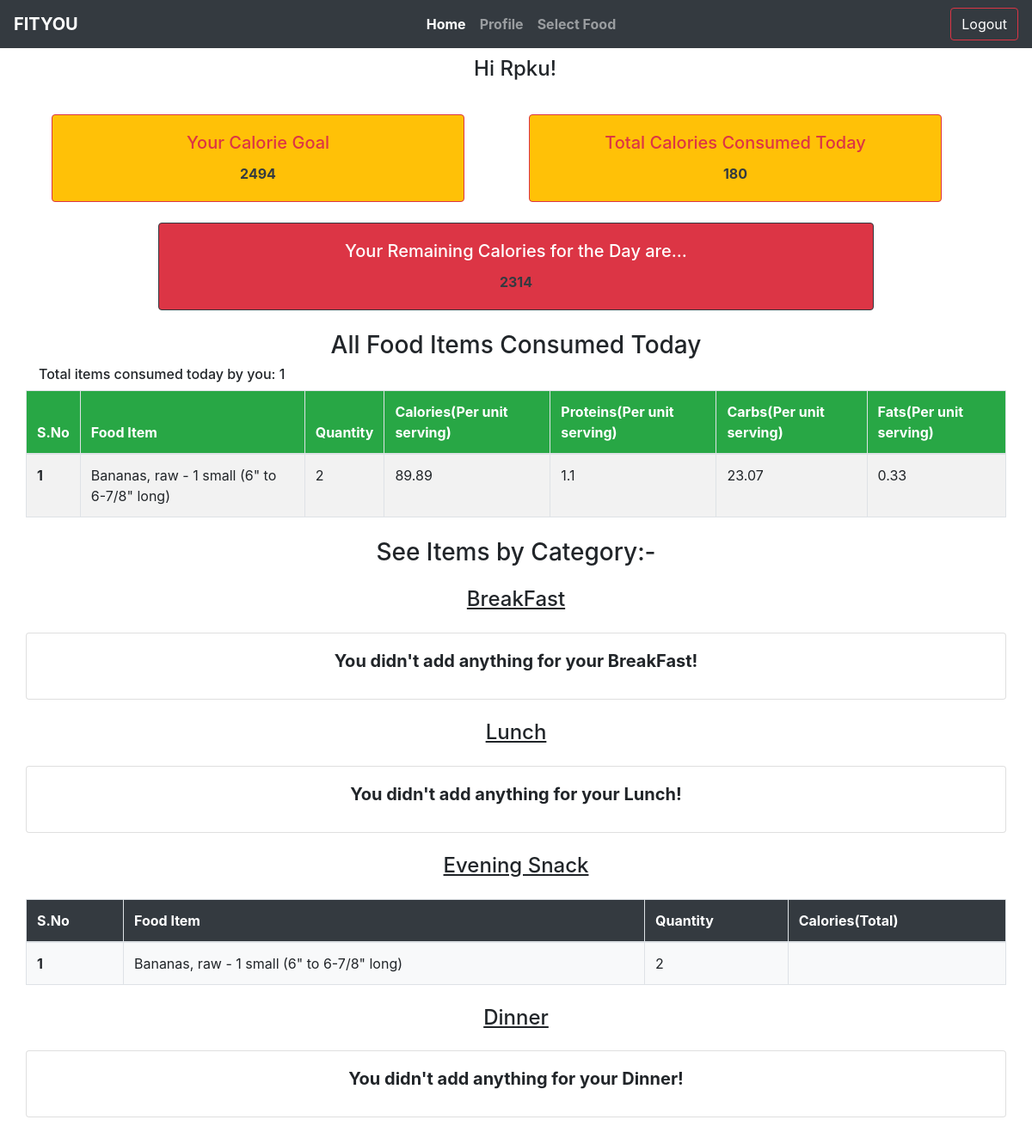
/ (signed in), run on the app's committed database.
### users/models.py (models this page shows, shortened)
class Profile(models.Model):
    user = models.OneToOneField(User,on_delete=models.CASCADE)
    image = models.ImageField(default="test.jpg",upload_to="user_pics")
    plan = models.ForeignKey(PlanCategory,on_delete=models.CASCADE,null=True)
    height = models.DecimalField(max_digits=5,decimal_places=2,validators=[validate_input],null=True)
    weight = models.DecimalField(max_digits=5,decimal_places=2,validators=[validate_input],null=True)
    gender = models.CharField(max_length=10,null=True)
    age = models.IntegerField(validators=[validate_input],null=True)
    lifestyle = models.CharField(max_length=50,null=True)
    calorie_goal = models.CharField(max_length=20,null=True)
    ideal_wt = models.CharField(max_length=30,null=True)
    target_wt = models.IntegerField(null=True)

### main_app/models.py (models this page shows, shortened)
class UserFoodItems(models.Model):
    user = models.ForeignKey(User,on_delete=models.CASCADE,null=True)
    name = models.CharField(max_length=100,null=True)
    meal_cat = models.ForeignKey(MealCategory,on_delete=models.CASCADE,null=True,default="BreakFast")
    quantity = models.PositiveIntegerField(default=0)
    calories = models.FloatField(default=0)
    fats = models.FloatField(null=True)
    proteins = models.FloatField(null=True)
    carbs = models.FloatField(null=True)
    date_added = models.DateField(default=timezone.now)
    class Meta:
        verbose_name = 'User Food Item'

### main_app/views.py (the view)
# urls.py: 2. Add a URL to urlpatterns:  path('', views.home, name='home')
@login_required(login_url='login')
def home(request):
    p_obj = Profile.objects.get(user=request.user)
    food_items = UserFoodItems.objects.filter(user=request.user,date_added=date.today())
    breakfast_items = UserFoodItems.objects.filter(user=request.user,date_added=date.today(),meal_cat=1)
    lunch_items = UserFoodItems.objects.filter(user=request.user,date_added=date.today(),meal_cat=2)
    eve_snack_items = UserFoodItems.objects.filter(user=request.user,date_added=date.today(),meal_cat=3)
    dinner_items = UserFoodItems.objects.filter(user=request.user,date_added=date.today(),meal_cat=4)
    prev_day = date.today()-timedelta(days=1)
    prev_day_items = UserFoodItems.objects.filter(user=request.user,date_added=prev_day)
    last_item_of_day = UserFoodItems.objects.filter(user=request.user).last()
    try:
        if date.today() > last_item_of_day.date_added and last_item_of_day.date_added == prev_day:
            cal_for_prevday = 0
            for i in prev_day_items:
                cal_for_prevday+=i.calories*i.quantity
            cal_for_prevday = round(cal_for_prevday)
            prev_day_obj = PastRecords.objects.filter(user=request.user).last()
            if prev_day_obj.date_of_record != prev_day:
                rec_obj = PastRecords(user=request.user,cal_goal=request.user.profile.calorie_goal,cal_consumed=cal_for_prevday,date_of_record=prev_day)
                rec_obj.save()
    except:
        pass
    cal_consumed = 0
    for i in food_items:
        cal_consumed+=(i.calories*i.quantity)
    cal_consumed = round(cal_consumed)
    msg = "Your Remaining Calories for the Day are..."
    try:
        cal_rem = int(p_obj.calorie_goal)-cal_consumed
        if cal_rem==0:
            msg = "Yayy!You have completed your goal for today...No any remaining calories!"
            cal_rem = ""
        if cal_rem<0:
            msg = "You have exceeded your calorie goal for today!"
            cal_rem = ""
        context = {'profile':p_obj,'cal_consumed':cal_consumed,'cal_rem':cal_rem,'food_items':food_items,'b_items':breakfast_items,'l_items':lunch_items,'eve_items':eve_snack_items,'din_items':dinner_items,'message':msg}
        return render(request,'main_app/home_page.html',context)
    except:
        return render(request,'main_app/home_page.html')

### main_app/templates/main_app/home_page.html (shortened to what this page needs)
{% extends 'main_app/index.html' %}
{% block main %}
<h4 class="text-center mt-4 line anim-typewriter">Hi {{ user.username }}!</h4>
<div class="row row-cols-1 row-cols-md-2 mt-4 container" style="margin: 0 auto;">
  <div class="col mb-6">
    <div class="card bg-warning border-danger zoom" style="max-width: 30rem;">
      <div class="card-body text-center text-danger">
        <h5 class="card-title">Your Calorie Goal</h5>
        <p class="card-text font-weight-bold text-dark">{{ user.profile.calorie_goal }}</p>
      </div>
    </div>
  </div>
  <div class="col mb-6">
    <div class="card bg-warning border-danger zoom" style="max-width: 30rem;">
      <div class="card-body text-center text-danger">
        <h5 class="card-title">Total Calories Consumed Today</h5>
        <p class="card-text font-weight-bold text-dark">{{ cal_consumed }}</p>
      </div>
    </div>
  </div>
</div>
<div class="container mt-4 text-center">
  <div class="card bg-danger border-dark text-white w-75 zoom" style="margin: 0 auto;" s>
    <div class="card-body">
      <h5 class="card-title">{{ message }}</h5>
      <p class="card-text font-weight-bold text-dark">{{ cal_rem }}</p>
    </div>
  </div>
</div>
<div class="text-center mt-4">
  <h3>All Food Items Consumed Today</h3>
</div>
{% if food_items %}
<div class="container">
  <h6>Total items consumed today by you: {{ food_items.count }}</h6>
</div>
<table class="table table-striped table-bordered container">
  <thead class="bg-success text-white">
    <tr>
      <th scope="col">S.No</th>
      <th scope="col">Food Item</th>
      <th scope="col">Quantity</th>
      <th scope="col">Calories(Per unit serving)</th>
      <th scope="col">Proteins(Per unit serving)</th>
      <th scope="col">Carbs(Per unit serving)</th>
      <th scope="col">Fats(Per unit serving)</th>
    </tr>
  </thead>
  <tbody>
    {% for i in food_items %}
    <tr>
      <th scope="row">{{ forloop.counter }}</th>
      <td>{{ i.name }}</td>
      <td>{{ i.quantity }}</td>
      <td>{{ i.calories }}</td>
      <td>{{ i.proteins }}</td>
      <td>{{ i.carbs }}</td>
      <td>{{ i.fats }}</td>
    </tr>
    {% endfor %}
  </tbody>
</table>
{% else %}
<div class="card mt-2 container text-center">
  <div class="card-body">
    <h5 class="card-title font-weight-bold">You have not added any food item yet!</h5>
  </div>
</div>
{% endif %}
<div class="text-center mt-4">
  <h3>See Items by Category:-</h3>
</div>
{% include 'main_app/food_items_table.html' with food_cat_items=b_items Category="BreakFast" %}
{% include 'main_app/food_items_table.html' with food_cat_items=l_items Category="Lunch" %}
{% include 'main_app/food_items_table.html' with food_cat_items=eve_items Category="Evening Snack" %}
{% include 'main_app/food_items_table.html' with food_cat_items=din_items Category="Dinner" %}
{% endblock main %}

### main_app/templates/main_app/food_items_table.html
<div class="container my-4 text-center">
    <h4><u>{{ Category }}</u></h4>
</div>
{% if food_cat_items %}
  <table class="table table-bordered table-hover container">
    <thead class="bg-dark text-white">
      <tr>
        <th scope="col">S.No</th>
        <th scope="col">Food Item</th>
        <th scope="col">Quantity</th>
        <th scope="col">Calories(Total)</th>
      </tr>
    </thead>
    <tbody class="bg-light">
      {% for i in food_cat_items %}
      <tr class="values">
        <th scope="row">{{ forloop.counter }}</th>
        <td>{{ i.name }}</td>
        <td id="quans">{{ i.quantity }}</td>
        <td id="cals">{{ i.calories }}</td>
      </tr>
      {% endfor %}
    </tbody>
  </table>
  {% else %}
  <div class="card my-4 container text-center">
    <div class="card-body">
      <h5 class="card-title font-weight-bold">You didn't add anything for your {{ Category }}!</h5>
    </div>
  </div>
  {% endif %}

### main_app/static/css/style.css (style rules this page uses)
body { margin: 0; padding: 0; }
.zoom { transition: transform .5s; }

### main_app/templates/main_app/home_page.html (style rules this page uses)
.line { border-right: 2px solid black; margin: 0 auto; width: 6.5em; text-align: center; white-space: nowrap; overflow: hidden; transform: translateY(-50%); }
.anim-typewriter { animation: typewriter 2.5s steps(44) 1s 1 normal both, blinkTextCursor 500ms steps(44) 9 normal; }

### data on the page
UserFoodItems: name "Bananas, raw - 1 small (6\" to 6-7/8\" long)", quantity "2", calories "89.89", proteins "1.1", carbs "23.07", fats "0.33"

### other printed values
{{ user.username }} "Rpku"
{{ user.profile.calorie_goal }} "2494"
{{ cal_consumed }} "180"
{{ message }} "Your Remaining Calories for the Day are..."
{{ cal_rem }} "2314"
{{ food_items.count }} "1"
{{ Category }} "BreakFast Lunch Evening Snack Dinner"
{{ Category }} "BreakFast Lunch Dinner"
